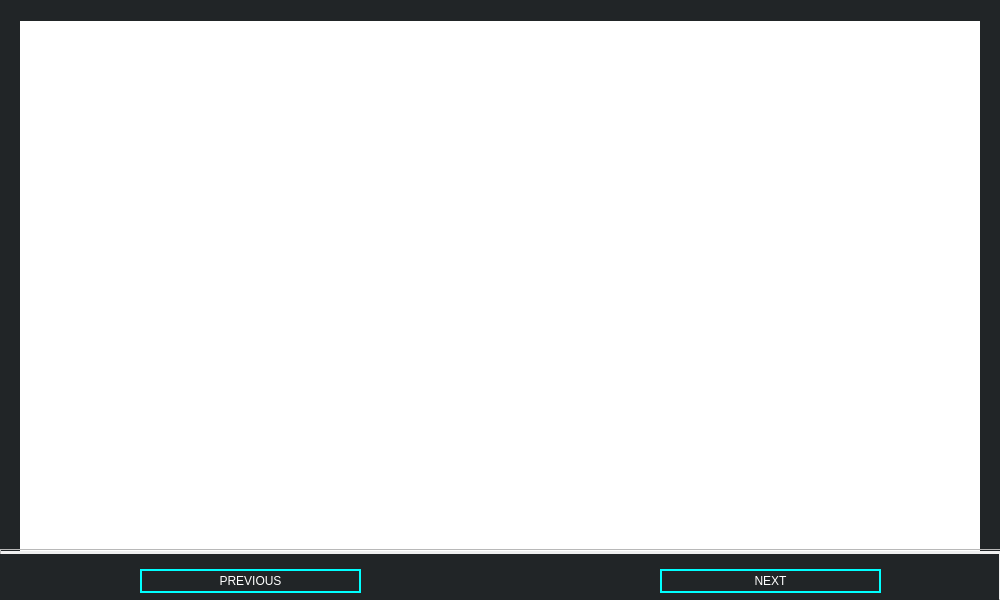
<?xml version="1.0" encoding="UTF-8"?>
<ui version="4.0">
 <class>MainWindow</class>
 <widget class="QMainWindow" name="MainWindow">
  <property name="geometry">
   <rect>
    <x>0</x>
    <y>0</y>
    <width>1000</width>
    <height>600</height>
   </rect>
  </property>
  <property name="minimumSize">
   <size>
    <width>1000</width>
    <height>600</height>
   </size>
  </property>
  <property name="maximumSize">
   <size>
    <width>1000</width>
    <height>600</height>
   </size>
  </property>
  <property name="windowTitle">
   <string>MainWindow</string>
  </property>
  <widget class="QWidget" name="centralwidget">
   <property name="minimumSize">
    <size>
     <width>1000</width>
     <height>600</height>
    </size>
   </property>
   <property name="maximumSize">
    <size>
     <width>1000</width>
     <height>600</height>
    </size>
   </property>
   <widget class="QFrame" name="frame">
    <property name="geometry">
     <rect>
      <x>0</x>
      <y>0</y>
      <width>1001</width>
      <height>551</height>
     </rect>
    </property>
    <property name="frameShape">
     <enum>QFrame::StyledPanel</enum>
    </property>
    <property name="frameShadow">
     <enum>QFrame::Raised</enum>
    </property>
    <widget class="QStackedWidget" name="stackedWidget">
     <property name="geometry">
      <rect>
       <x>0</x>
       <y>0</y>
       <width>1001</width>
       <height>551</height>
      </rect>
     </property>
     <property name="styleSheet">
      <string notr="true">background-color: rgb(255, 255, 255);</string>
     </property>
     <property name="currentIndex">
      <number>6</number>
     </property>
     <widget class="QWidget" name="page_1">
      <widget class="QFrame" name="frame_3">
       <property name="geometry">
        <rect>
         <x>0</x>
         <y>0</y>
         <width>1001</width>
         <height>551</height>
        </rect>
       </property>
       <property name="frameShape">
        <enum>QFrame::StyledPanel</enum>
       </property>
       <property name="frameShadow">
        <enum>QFrame::Raised</enum>
       </property>
       <widget class="QLabel" name="label_2">
        <property name="geometry">
         <rect>
          <x>0</x>
          <y>0</y>
          <width>20</width>
          <height>551</height>
         </rect>
        </property>
        <property name="styleSheet">
         <string notr="true">background-color: rgb(33, 37, 39);</string>
        </property>
        <property name="text">
         <string/>
        </property>
       </widget>
       <widget class="QLabel" name="label_3">
        <property name="geometry">
         <rect>
          <x>980</x>
          <y>0</y>
          <width>20</width>
          <height>551</height>
         </rect>
        </property>
        <property name="styleSheet">
         <string notr="true">background-color: rgb(33, 37, 39);</string>
        </property>
        <property name="text">
         <string/>
        </property>
       </widget>
       <widget class="QLabel" name="label_4">
        <property name="geometry">
         <rect>
          <x>0</x>
          <y>-1</y>
          <width>991</width>
          <height>21</height>
         </rect>
        </property>
        <property name="styleSheet">
         <string notr="true">background-color: rgb(33, 37, 39);</string>
        </property>
        <property name="text">
         <string/>
        </property>
       </widget>
       <widget class="QLabel" name="label_11">
        <property name="geometry">
         <rect>
          <x>20</x>
          <y>70</y>
          <width>961</width>
          <height>531</height>
         </rect>
        </property>
        <property name="text">
         <string/>
        </property>
        <property name="pixmap">
         <pixmap>image/1st complete.jpg</pixmap>
        </property>
       </widget>
       <widget class="QLabel" name="label_12">
        <property name="geometry">
         <rect>
          <x>20</x>
          <y>20</y>
          <width>961</width>
          <height>51</height>
         </rect>
        </property>
        <property name="font">
         <font>
          <pointsize>14</pointsize>
         </font>
        </property>
        <property name="styleSheet">
         <string notr="true">color: rgb(0, 255, 255);
background-color: rgb(12, 32, 53);
text-align: center</string>
        </property>
        <property name="text">
         <string>FOR AUTOMATION IT'S NEEDED.</string>
        </property>
        <property name="alignment">
         <set>Qt::AlignCenter</set>
        </property>
       </widget>
      </widget>
     </widget>
     <widget class="QWidget" name="page_2">
      <widget class="QFrame" name="frame_4">
       <property name="geometry">
        <rect>
         <x>0</x>
         <y>0</y>
         <width>1001</width>
         <height>551</height>
        </rect>
       </property>
       <property name="frameShape">
        <enum>QFrame::StyledPanel</enum>
       </property>
       <property name="frameShadow">
        <enum>QFrame::Raised</enum>
       </property>
       <widget class="QLabel" name="label_8">
        <property name="geometry">
         <rect>
          <x>0</x>
          <y>1</y>
          <width>20</width>
          <height>551</height>
         </rect>
        </property>
        <property name="styleSheet">
         <string notr="true">background-color: rgb(33, 37, 39);</string>
        </property>
        <property name="text">
         <string/>
        </property>
       </widget>
       <widget class="QLabel" name="label_9">
        <property name="geometry">
         <rect>
          <x>980</x>
          <y>1</y>
          <width>20</width>
          <height>551</height>
         </rect>
        </property>
        <property name="styleSheet">
         <string notr="true">background-color: rgb(33, 37, 39);</string>
        </property>
        <property name="text">
         <string/>
        </property>
       </widget>
       <widget class="QLabel" name="label_10">
        <property name="geometry">
         <rect>
          <x>0</x>
          <y>0</y>
          <width>991</width>
          <height>21</height>
         </rect>
        </property>
        <property name="styleSheet">
         <string notr="true">background-color: rgb(33, 37, 39);</string>
        </property>
        <property name="text">
         <string/>
        </property>
       </widget>
       <widget class="QLabel" name="label_13">
        <property name="geometry">
         <rect>
          <x>20</x>
          <y>20</y>
          <width>961</width>
          <height>531</height>
         </rect>
        </property>
        <property name="text">
         <string/>
        </property>
        <property name="pixmap">
         <pixmap>image/2nd complete.jpg</pixmap>
        </property>
        <property name="scaledContents">
         <bool>true</bool>
        </property>
       </widget>
       <zorder>label_13</zorder>
       <zorder>label_8</zorder>
       <zorder>label_9</zorder>
       <zorder>label_10</zorder>
      </widget>
     </widget>
     <widget class="QWidget" name="page_3">
      <widget class="QFrame" name="frame_5">
       <property name="geometry">
        <rect>
         <x>0</x>
         <y>0</y>
         <width>1001</width>
         <height>551</height>
        </rect>
       </property>
       <property name="frameShape">
        <enum>QFrame::StyledPanel</enum>
       </property>
       <property name="frameShadow">
        <enum>QFrame::Raised</enum>
       </property>
       <widget class="QLabel" name="label_14">
        <property name="geometry">
         <rect>
          <x>0</x>
          <y>1</y>
          <width>20</width>
          <height>551</height>
         </rect>
        </property>
        <property name="styleSheet">
         <string notr="true">background-color: rgb(33, 37, 39);</string>
        </property>
        <property name="text">
         <string/>
        </property>
       </widget>
       <widget class="QLabel" name="label_15">
        <property name="geometry">
         <rect>
          <x>0</x>
          <y>0</y>
          <width>1001</width>
          <height>21</height>
         </rect>
        </property>
        <property name="styleSheet">
         <string notr="true">background-color: rgb(33, 37, 39);</string>
        </property>
        <property name="text">
         <string/>
        </property>
       </widget>
       <widget class="QLabel" name="label_25">
        <property name="geometry">
         <rect>
          <x>980</x>
          <y>20</y>
          <width>21</width>
          <height>551</height>
         </rect>
        </property>
        <property name="styleSheet">
         <string notr="true">background-color: rgb(33, 37, 39);</string>
        </property>
        <property name="text">
         <string/>
        </property>
       </widget>
       <widget class="QLabel" name="label_24">
        <property name="geometry">
         <rect>
          <x>0</x>
          <y>0</y>
          <width>981</width>
          <height>531</height>
         </rect>
        </property>
        <property name="text">
         <string/>
        </property>
        <property name="pixmap">
         <pixmap>image/3rd complete.jpg</pixmap>
        </property>
        <property name="scaledContents">
         <bool>true</bool>
        </property>
       </widget>
       <zorder>label_24</zorder>
       <zorder>label_14</zorder>
       <zorder>label_15</zorder>
       <zorder>label_25</zorder>
      </widget>
     </widget>
     <widget class="QWidget" name="page_4">
      <widget class="QFrame" name="frame_6">
       <property name="geometry">
        <rect>
         <x>0</x>
         <y>0</y>
         <width>1001</width>
         <height>551</height>
        </rect>
       </property>
       <property name="frameShape">
        <enum>QFrame::StyledPanel</enum>
       </property>
       <property name="frameShadow">
        <enum>QFrame::Raised</enum>
       </property>
       <widget class="QLabel" name="label_16">
        <property name="geometry">
         <rect>
          <x>0</x>
          <y>10</y>
          <width>20</width>
          <height>551</height>
         </rect>
        </property>
        <property name="styleSheet">
         <string notr="true">background-color: rgb(33, 37, 39);</string>
        </property>
        <property name="text">
         <string/>
        </property>
       </widget>
       <widget class="QLabel" name="label_17">
        <property name="geometry">
         <rect>
          <x>0</x>
          <y>0</y>
          <width>1011</width>
          <height>21</height>
         </rect>
        </property>
        <property name="styleSheet">
         <string notr="true">background-color: rgb(33, 37, 39);</string>
        </property>
        <property name="text">
         <string/>
        </property>
       </widget>
       <widget class="QLabel" name="label_26">
        <property name="geometry">
         <rect>
          <x>980</x>
          <y>20</y>
          <width>21</width>
          <height>551</height>
         </rect>
        </property>
        <property name="styleSheet">
         <string notr="true">background-color: rgb(33, 37, 39);</string>
        </property>
        <property name="text">
         <string/>
        </property>
       </widget>
       <widget class="QLabel" name="label_30">
        <property name="geometry">
         <rect>
          <x>20</x>
          <y>20</y>
          <width>961</width>
          <height>531</height>
         </rect>
        </property>
        <property name="text">
         <string/>
        </property>
        <property name="pixmap">
         <pixmap>image/weblinker.jpg</pixmap>
        </property>
        <property name="scaledContents">
         <bool>true</bool>
        </property>
       </widget>
       <widget class="QLabel" name="label_32">
        <property name="geometry">
         <rect>
          <x>20</x>
          <y>10</y>
          <width>961</width>
          <height>51</height>
         </rect>
        </property>
        <property name="font">
         <font>
          <pointsize>14</pointsize>
         </font>
        </property>
        <property name="styleSheet">
         <string notr="true">color: rgb(0, 255, 255);
background-color: rgb(12, 32, 53);
text-align: center</string>
        </property>
        <property name="text">
         <string>HOW IT WORKES..</string>
        </property>
        <property name="alignment">
         <set>Qt::AlignCenter</set>
        </property>
       </widget>
       <zorder>label_30</zorder>
       <zorder>label_16</zorder>
       <zorder>label_17</zorder>
       <zorder>label_26</zorder>
       <zorder>label_32</zorder>
      </widget>
     </widget>
     <widget class="QWidget" name="page_5">
      <widget class="QFrame" name="frame_7">
       <property name="geometry">
        <rect>
         <x>0</x>
         <y>0</y>
         <width>1011</width>
         <height>551</height>
        </rect>
       </property>
       <property name="frameShape">
        <enum>QFrame::StyledPanel</enum>
       </property>
       <property name="frameShadow">
        <enum>QFrame::Raised</enum>
       </property>
       <widget class="QLabel" name="label_18">
        <property name="geometry">
         <rect>
          <x>0</x>
          <y>1</y>
          <width>20</width>
          <height>551</height>
         </rect>
        </property>
        <property name="styleSheet">
         <string notr="true">background-color: rgb(33, 37, 39);</string>
        </property>
        <property name="text">
         <string/>
        </property>
       </widget>
       <widget class="QLabel" name="label_19">
        <property name="geometry">
         <rect>
          <x>0</x>
          <y>0</y>
          <width>991</width>
          <height>21</height>
         </rect>
        </property>
        <property name="styleSheet">
         <string notr="true">background-color: rgb(33, 37, 39);</string>
        </property>
        <property name="text">
         <string/>
        </property>
       </widget>
       <widget class="QLabel" name="label_27">
        <property name="geometry">
         <rect>
          <x>980</x>
          <y>10</y>
          <width>21</width>
          <height>551</height>
         </rect>
        </property>
        <property name="styleSheet">
         <string notr="true">background-color: rgb(33, 37, 39);</string>
        </property>
        <property name="text">
         <string/>
        </property>
       </widget>
       <widget class="QLabel" name="label_33">
        <property name="geometry">
         <rect>
          <x>20</x>
          <y>20</y>
          <width>961</width>
          <height>531</height>
         </rect>
        </property>
        <property name="text">
         <string/>
        </property>
        <property name="pixmap">
         <pixmap>image/timetable manager.jpg</pixmap>
        </property>
        <property name="scaledContents">
         <bool>true</bool>
        </property>
       </widget>
       <zorder>label_33</zorder>
       <zorder>label_18</zorder>
       <zorder>label_19</zorder>
       <zorder>label_27</zorder>
      </widget>
     </widget>
     <widget class="QWidget" name="page_6">
      <widget class="QFrame" name="frame_8">
       <property name="geometry">
        <rect>
         <x>0</x>
         <y>0</y>
         <width>1001</width>
         <height>551</height>
        </rect>
       </property>
       <property name="frameShape">
        <enum>QFrame::StyledPanel</enum>
       </property>
       <property name="frameShadow">
        <enum>QFrame::Raised</enum>
       </property>
       <widget class="QLabel" name="label_20">
        <property name="geometry">
         <rect>
          <x>0</x>
          <y>1</y>
          <width>20</width>
          <height>551</height>
         </rect>
        </property>
        <property name="styleSheet">
         <string notr="true">background-color: rgb(33, 37, 39);</string>
        </property>
        <property name="text">
         <string/>
        </property>
       </widget>
       <widget class="QLabel" name="label_21">
        <property name="geometry">
         <rect>
          <x>0</x>
          <y>0</y>
          <width>1001</width>
          <height>31</height>
         </rect>
        </property>
        <property name="styleSheet">
         <string notr="true">background-color: rgb(33, 37, 39);</string>
        </property>
        <property name="text">
         <string/>
        </property>
       </widget>
       <widget class="QLabel" name="label_28">
        <property name="geometry">
         <rect>
          <x>980</x>
          <y>20</y>
          <width>21</width>
          <height>551</height>
         </rect>
        </property>
        <property name="styleSheet">
         <string notr="true">background-color: rgb(33, 37, 39);</string>
        </property>
        <property name="text">
         <string/>
        </property>
       </widget>
       <widget class="QLabel" name="label_31">
        <property name="geometry">
         <rect>
          <x>20</x>
          <y>20</y>
          <width>961</width>
          <height>531</height>
         </rect>
        </property>
        <property name="text">
         <string/>
        </property>
        <property name="pixmap">
         <pixmap>image/lecname understading....jpg</pixmap>
        </property>
        <property name="scaledContents">
         <bool>true</bool>
        </property>
       </widget>
       <zorder>label_31</zorder>
       <zorder>label_20</zorder>
       <zorder>label_21</zorder>
       <zorder>label_28</zorder>
      </widget>
     </widget>
     <widget class="QWidget" name="page_7">
      <widget class="QFrame" name="frame_9">
       <property name="geometry">
        <rect>
         <x>0</x>
         <y>0</y>
         <width>1001</width>
         <height>551</height>
        </rect>
       </property>
       <property name="frameShape">
        <enum>QFrame::StyledPanel</enum>
       </property>
       <property name="frameShadow">
        <enum>QFrame::Raised</enum>
       </property>
       <widget class="QLabel" name="label_22">
        <property name="geometry">
         <rect>
          <x>0</x>
          <y>1</y>
          <width>20</width>
          <height>551</height>
         </rect>
        </property>
        <property name="styleSheet">
         <string notr="true">background-color: rgb(33, 37, 39);</string>
        </property>
        <property name="text">
         <string/>
        </property>
       </widget>
       <widget class="QLabel" name="label_23">
        <property name="geometry">
         <rect>
          <x>0</x>
          <y>0</y>
          <width>1001</width>
          <height>21</height>
         </rect>
        </property>
        <property name="styleSheet">
         <string notr="true">background-color: rgb(33, 37, 39);</string>
        </property>
        <property name="text">
         <string/>
        </property>
       </widget>
       <widget class="QLabel" name="label_29">
        <property name="geometry">
         <rect>
          <x>980</x>
          <y>20</y>
          <width>21</width>
          <height>551</height>
         </rect>
        </property>
        <property name="styleSheet">
         <string notr="true">background-color: rgb(33, 37, 39);</string>
        </property>
        <property name="text">
         <string/>
        </property>
       </widget>
       <widget class="QLabel" name="label_35">
        <property name="geometry">
         <rect>
          <x>20</x>
          <y>20</y>
          <width>961</width>
          <height>531</height>
         </rect>
        </property>
        <property name="text">
         <string/>
        </property>
        <property name="pixmap">
         <pixmap>image/antaryamimi.jpg</pixmap>
        </property>
        <property name="scaledContents">
         <bool>true</bool>
        </property>
       </widget>
       <zorder>label_35</zorder>
       <zorder>label_22</zorder>
       <zorder>label_23</zorder>
       <zorder>label_29</zorder>
      </widget>
     </widget>
    </widget>
   </widget>
   <widget class="QFrame" name="frame_2">
    <property name="geometry">
     <rect>
      <x>0</x>
      <y>549</y>
      <width>1001</width>
      <height>51</height>
     </rect>
    </property>
    <property name="frameShape">
     <enum>QFrame::StyledPanel</enum>
    </property>
    <property name="frameShadow">
     <enum>QFrame::Raised</enum>
    </property>
    <widget class="QLabel" name="label">
     <property name="geometry">
      <rect>
       <x>-2</x>
       <y>5</y>
       <width>1001</width>
       <height>51</height>
      </rect>
     </property>
     <property name="styleSheet">
      <string notr="true">background-color: rgb(33, 37, 39);</string>
     </property>
     <property name="text">
      <string/>
     </property>
    </widget>
    <widget class="QPushButton" name="next">
     <property name="geometry">
      <rect>
       <x>660</x>
       <y>20</y>
       <width>221</width>
       <height>24</height>
      </rect>
     </property>
     <property name="styleSheet">
      <string notr="true">
QPushButton {
	color: rgb(255, 255, 255);
	border: 2px solid rgb(0, 255, 255);
}
QPushButton:hover {
    background-color: rgb(103, 255, 2);
}
QPushButton:pressed {
    background-color: rgb(224, 0, 0);
    border-style: inset;
}
</string>
     </property>
     <property name="text">
      <string>NEXT</string>
     </property>
    </widget>
    <widget class="QPushButton" name="prev">
     <property name="geometry">
      <rect>
       <x>140</x>
       <y>20</y>
       <width>221</width>
       <height>24</height>
      </rect>
     </property>
     <property name="styleSheet">
      <string notr="true">
QPushButton {
	color: rgb(255, 255, 255);
	border: 2px solid rgb(0, 255, 255);
}
QPushButton:hover {
    background-color: rgb(103, 255, 2);
}
QPushButton:pressed {
    background-color: rgb(224, 0, 0);
    border-style: inset;
}
</string>
     </property>
     <property name="text">
      <string>PREVIOUS</string>
     </property>
    </widget>
   </widget>
  </widget>
 </widget>
 <resources/>
 <connections/>
</ui>
